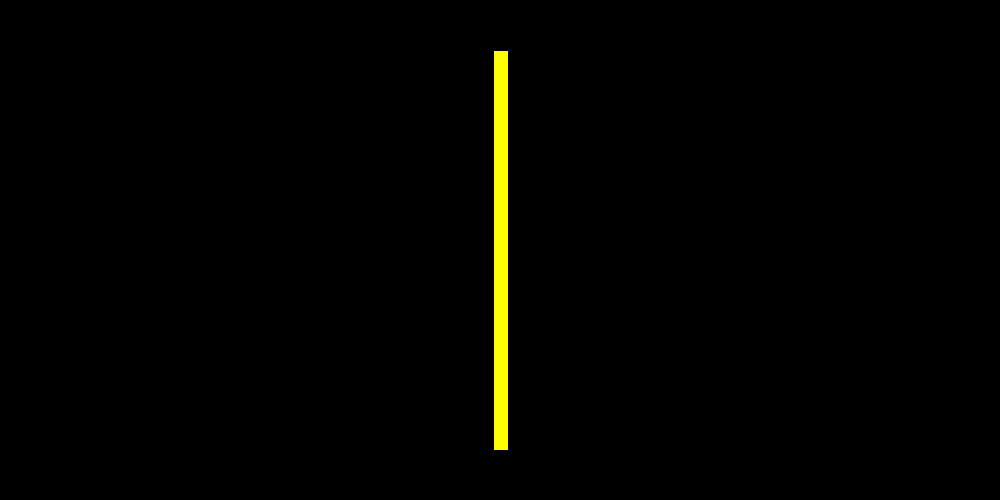
Frame 1 (no input)
Frame 60 (the mouse pressed at the canvas centre just before this capture): blank canvas, image omitted
Frame 120 (the mouse held since frame 60 and released just before this capture): blank canvas, image omitted

The Processing sketch that drew this single still picture (run headless with seeded random() and noise(); from frame 60 on, the mouse is pressed at the canvas centre):

// Processing sketch: tan_waves
// ── tan_waves.pde
void setup() {
  size(1000, 500);
  fill(#FFFF00);
  rectMode(CENTER);
}

void draw() {
  background(0);
  translate(width/2, height/2);

  float deg = radians(frameCount);
  float wave = tan(deg) * 50;
  rect(wave, 0, 15, 400);
}
